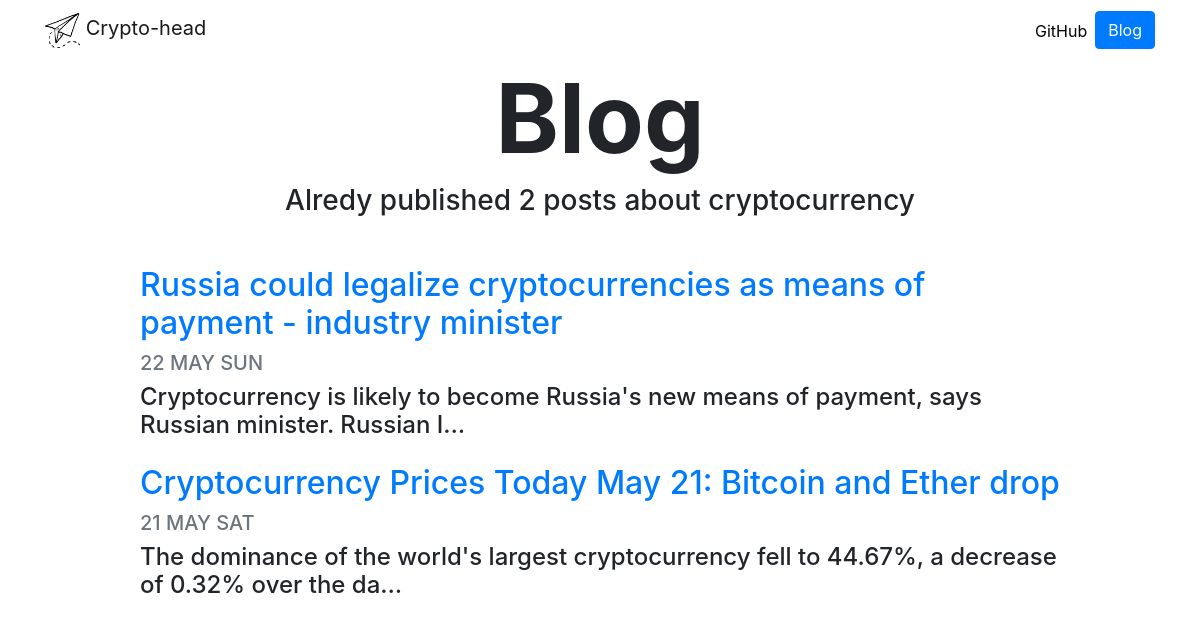
/blog/, run on an earlier commit of the app's database.
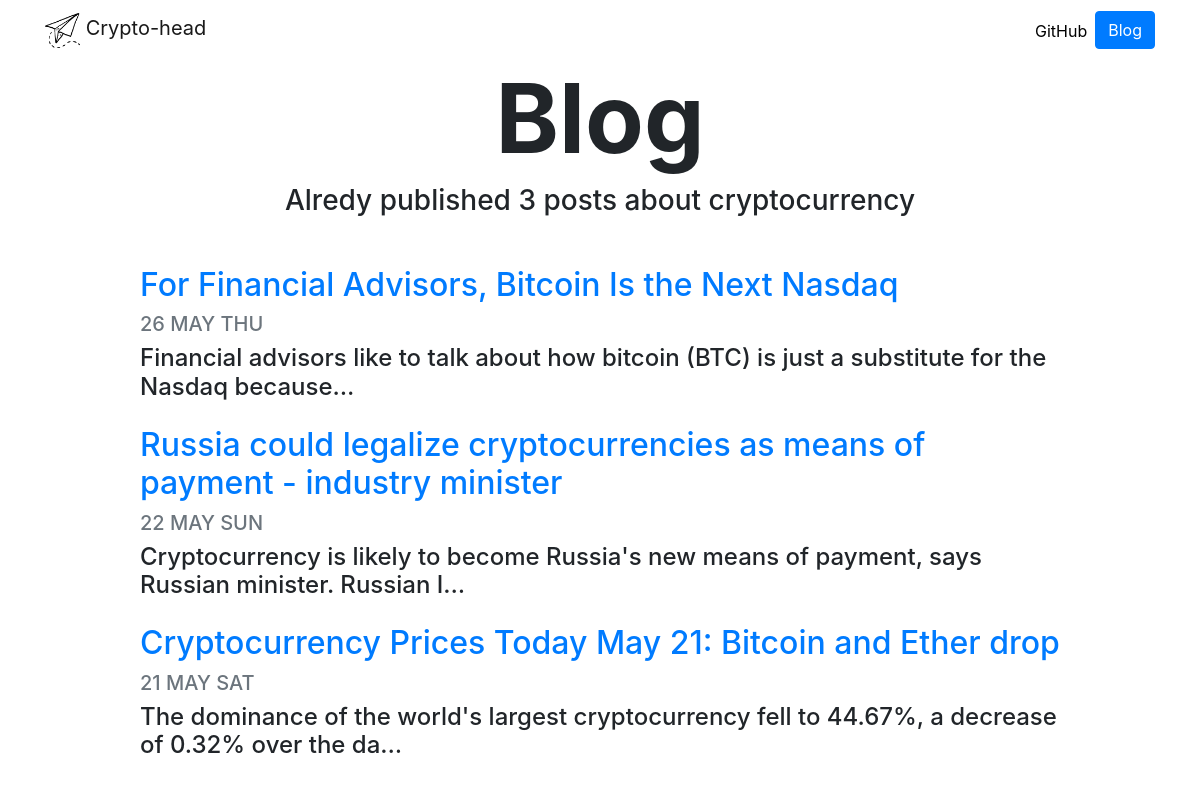
And on a later commit of the database.
### blog/models.py (models this page shows, shortened)
class Blog(models.Model):
        title = models.CharField(max_length = 200)
        description = models.TextField()
        date = models.DateField()

### blog/views.py (the view)
# urls.py: path('', views.all_blogs, name = 'all_blogs'),
def all_blogs(request):
    blogs = Blog.objects.order_by('-date')
    return render(request, 'blog/all_blogs.html',{'blogs':blogs})

### blog/templates/blog/all_blogs.html
{% extends "about_crypto/base.html" %}
{% load static %}
{% block content %}
<h1 id="blogtitle" class="font-weight-bold text-center">Blog</h1>
<h3 class="text-center mb-5">Alredy published  {{ blogs.count }} post{{ blogs.count|pluralize }} about cryptoсurrency</h3>
{% for blog in blogs %}
<div class="row justify-content-center my-3">
  <div class="col-md-10">
    <a href="{% url 'blog:detail' blog.id %}">
      <h2>{{ blog.title }}</h2>
    </a>
    <h5 class="text-muted">{{ blog.date|date:'d M D'|upper }}</h5>
    <h4>{{ blog.description|striptags|truncatechars:100 }}</h4>
  </div>
</div>
{% endfor %}
{% endblock %}

### about_crypto/templates/about_crypto/base.html (shortened to what this page needs)
{% load static %}
<!doctype html>
<html lang="en">
<head>
  <link rel="stylesheet" href="https://stackpath.bootstrapcdn.com/bootstrap/4.4.1/css/bootstrap.min.css">
  <link rel="stylesheet" href="{% static 'about_crypto/custom.css' %}">
</head>
<body>
  <nav id="topNav" class="navbar navbar-expand-md navbar-light">
    <div class="container">
      <a class="navbar-brand" href="{% url 'home' %}">
        <img src="{% static 'about_crypto/four.png' %}" width="35" height="35" class="d-inline-block align-top" alt="Crypto-head">
        <span>Crypto-head</span>
      </a>
      <div class="collapse navbar-collapse text-center" id="navbarNav">
        <ul class="navbar-nav ml-auto">
          <li class="nav-item">
            <a class="nav-link" href="https://github.com/BonjurG?tab=repositories" target="_blank">GitHub</a>
          <li>
            <a role="button" href="{% url 'blog:all_blogs' %}" class="btn btn-primary">Blog</a>
          </li>
        </ul>
      </div>
    </div>
  </nav>
  <div class="container">
    {% block content %}{% endblock %}
  </div>
</body>
</html>

### about_crypto/static/about_crypto/custom.css (style rules this page uses)
.navbar-nav .nav-link { color: rgba(0,0,0,1) !important; }
#blogtitle { font-size: 6rem; }

What changed in the data, as far as the page shows it:
added Blog: title "For Financial Advisors, Bitcoin Is the Next Nasdaq", date "26 MAY THU", description "Financial advisors like to talk about how bitcoin (BTC) is just a substitute for the Nasdaq because…"
Also different on the page:
{{ blogs.count }}: "2" → "3"
